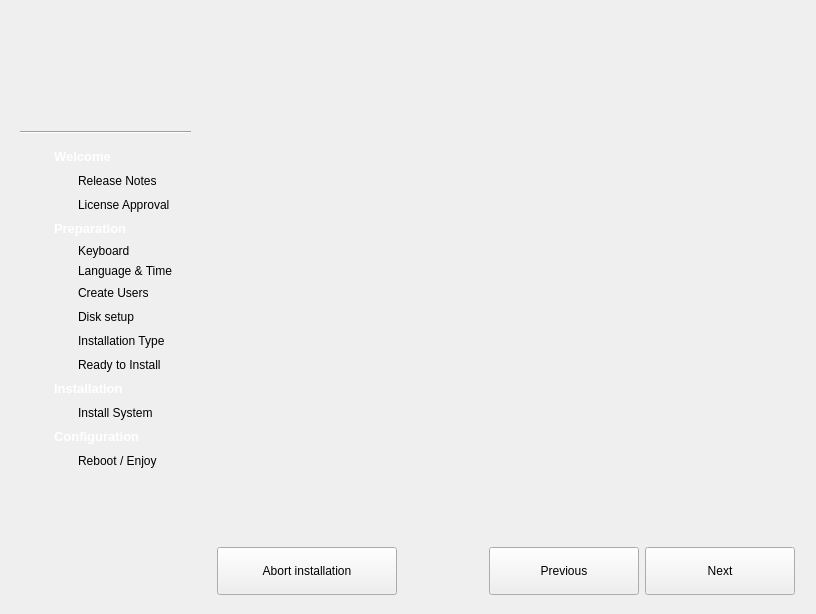
<?xml version="1.0" encoding="UTF-8"?>
<ui version="4.0">
 <class>Base</class>
 <widget class="QWidget" name="Base">
  <property name="geometry">
   <rect>
    <x>0</x>
    <y>0</y>
    <width>812</width>
    <height>612</height>
   </rect>
  </property>
  <property name="maximumSize">
   <size>
    <width>16777215</width>
    <height>16777215</height>
   </size>
  </property>
  <property name="windowTitle">
   <string>Tribe</string>
  </property>
  <property name="styleSheet">
   <string notr="true"/>
  </property>
  <layout class="QGridLayout" name="gridLayout_6">
   <item row="0" column="0">
    <widget class="QFrame" name="leftSidebar">
     <property name="sizePolicy">
      <sizepolicy hsizetype="Maximum" vsizetype="Preferred">
       <horstretch>200</horstretch>
       <verstretch>0</verstretch>
      </sizepolicy>
     </property>
     <property name="minimumSize">
      <size>
       <width>190</width>
       <height>0</height>
      </size>
     </property>
     <property name="styleSheet">
      <string notr="true"/>
     </property>
     <property name="frameShape">
      <enum>QFrame::NoFrame</enum>
     </property>
     <property name="frameShadow">
      <enum>QFrame::Plain</enum>
     </property>
     <property name="lineWidth">
      <number>0</number>
     </property>
     <layout class="QVBoxLayout" name="verticalLayout_2">
      <property name="rightMargin">
       <number>10</number>
      </property>
      <property name="bottomMargin">
       <number>0</number>
      </property>
      <item>
       <layout class="QHBoxLayout" name="horizontalLayout_3">
        <property name="topMargin">
         <number>15</number>
        </property>
        <property name="rightMargin">
         <number>0</number>
        </property>
        <property name="bottomMargin">
         <number>10</number>
        </property>
        <item>
         <spacer name="horizontalSpacer">
          <property name="orientation">
           <enum>Qt::Horizontal</enum>
          </property>
          <property name="sizeHint" stdset="0">
           <size>
            <width>40</width>
            <height>20</height>
           </size>
          </property>
         </spacer>
        </item>
        <item>
         <widget class="QLabel" name="topIcon">
          <property name="minimumSize">
           <size>
            <width>80</width>
            <height>80</height>
           </size>
          </property>
          <property name="maximumSize">
           <size>
            <width>80</width>
            <height>80</height>
           </size>
          </property>
          <property name="text">
           <string/>
          </property>
          <property name="pixmap">
           <pixmap resource="../tribe.qrc">:/Images/images/chakra-logo.png</pixmap>
          </property>
          <property name="scaledContents">
           <bool>true</bool>
          </property>
         </widget>
        </item>
        <item>
         <spacer name="horizontalSpacer_2">
          <property name="orientation">
           <enum>Qt::Horizontal</enum>
          </property>
          <property name="sizeHint" stdset="0">
           <size>
            <width>40</width>
            <height>20</height>
           </size>
          </property>
         </spacer>
        </item>
       </layout>
      </item>
      <item>
       <widget class="Line" name="line">
        <property name="orientation">
         <enum>Qt::Horizontal</enum>
        </property>
       </widget>
      </item>
      <item>
       <layout class="QGridLayout" name="gridLayout_2">
        <property name="leftMargin">
         <number>8</number>
        </property>
        <property name="topMargin">
         <number>8</number>
        </property>
        <property name="bottomMargin">
         <number>4</number>
        </property>
        <item row="0" column="0">
         <layout class="QGridLayout" name="gridLayout">
          <property name="leftMargin">
           <number>2</number>
          </property>
          <item row="0" column="0">
           <widget class="QLabel" name="welcomeIcon">
            <property name="minimumSize">
             <size>
              <width>18</width>
              <height>18</height>
             </size>
            </property>
            <property name="maximumSize">
             <size>
              <width>18</width>
              <height>18</height>
             </size>
            </property>
            <property name="text">
             <string/>
            </property>
           </widget>
          </item>
          <item row="0" column="1" colspan="2">
           <widget class="QLabel" name="label_2">
            <property name="text">
             <string>&lt;!DOCTYPE HTML PUBLIC &quot;-//W3C//DTD HTML 4.0//EN&quot; &quot;http://www.w3.org/TR/REC-html40/strict.dtd&quot;&gt;
&lt;html&gt;&lt;head&gt;&lt;meta name=&quot;qrichtext&quot; content=&quot;1&quot; /&gt;&lt;style type=&quot;text/css&quot;&gt;
p, li { white-space: pre-wrap; }
&lt;/style&gt;&lt;/head&gt;&lt;body style=&quot; font-family:'Sans Serif'; font-size:10pt; font-weight:400; font-style:normal;&quot;&gt;
&lt;p style=&quot; margin-top:0px; margin-bottom:0px; margin-left:0px; margin-right:0px; -qt-block-indent:0; text-indent:0px;&quot;&gt;&lt;span style=&quot; font-weight:600; color:#ffffff;&quot;&gt;Welcome&lt;/span&gt;&lt;/p&gt;&lt;/body&gt;&lt;/html&gt;</string>
            </property>
           </widget>
          </item>
          <item row="1" column="1">
           <widget class="QLabel" name="releaseIcon">
            <property name="minimumSize">
             <size>
              <width>18</width>
              <height>18</height>
             </size>
            </property>
            <property name="maximumSize">
             <size>
              <width>18</width>
              <height>18</height>
             </size>
            </property>
            <property name="text">
             <string/>
            </property>
           </widget>
          </item>
          <item row="1" column="2">
           <widget class="QLabel" name="label_3">
            <property name="text">
             <string>Release Notes</string>
            </property>
           </widget>
          </item>
          <item row="2" column="1">
           <widget class="QLabel" name="licenseIcon">
            <property name="minimumSize">
             <size>
              <width>18</width>
              <height>18</height>
             </size>
            </property>
            <property name="maximumSize">
             <size>
              <width>18</width>
              <height>18</height>
             </size>
            </property>
            <property name="text">
             <string/>
            </property>
           </widget>
          </item>
          <item row="2" column="2">
           <widget class="QLabel" name="licenseLabel">
            <property name="text">
             <string>License Approval</string>
            </property>
           </widget>
          </item>
         </layout>
        </item>
        <item row="2" column="0">
         <layout class="QGridLayout" name="gridLayout_4">
          <property name="leftMargin">
           <number>2</number>
          </property>
          <item row="0" column="0">
           <widget class="QLabel" name="installationIcon">
            <property name="minimumSize">
             <size>
              <width>18</width>
              <height>18</height>
             </size>
            </property>
            <property name="maximumSize">
             <size>
              <width>18</width>
              <height>18</height>
             </size>
            </property>
            <property name="text">
             <string/>
            </property>
           </widget>
          </item>
          <item row="0" column="1" colspan="2">
           <widget class="QLabel" name="label_11">
            <property name="text">
             <string>&lt;!DOCTYPE HTML PUBLIC &quot;-//W3C//DTD HTML 4.0//EN&quot; &quot;http://www.w3.org/TR/REC-html40/strict.dtd&quot;&gt;
&lt;html&gt;&lt;head&gt;&lt;meta name=&quot;qrichtext&quot; content=&quot;1&quot; /&gt;&lt;style type=&quot;text/css&quot;&gt;
p, li { white-space: pre-wrap; }
&lt;/style&gt;&lt;/head&gt;&lt;body style=&quot; font-family:'Sans Serif'; font-size:10pt; font-weight:400; font-style:normal;&quot;&gt;
&lt;p style=&quot; margin-top:0px; margin-bottom:0px; margin-left:0px; margin-right:0px; -qt-block-indent:0; text-indent:0px;&quot;&gt;&lt;span style=&quot; font-weight:600; color:#ffffff;&quot;&gt;Installation&lt;/span&gt;&lt;/p&gt;&lt;/body&gt;&lt;/html&gt;</string>
            </property>
           </widget>
          </item>
          <item row="1" column="1">
           <widget class="QLabel" name="installSystemIcon">
            <property name="minimumSize">
             <size>
              <width>18</width>
              <height>18</height>
             </size>
            </property>
            <property name="maximumSize">
             <size>
              <width>18</width>
              <height>18</height>
             </size>
            </property>
            <property name="text">
             <string/>
            </property>
           </widget>
          </item>
          <item row="1" column="2">
           <widget class="QLabel" name="label_13">
            <property name="text">
             <string>Install System</string>
            </property>
           </widget>
          </item>
         </layout>
        </item>
        <item row="3" column="0">
         <layout class="QGridLayout" name="gridLayout_5">
          <property name="leftMargin">
           <number>2</number>
          </property>
          <item row="0" column="0">
           <widget class="QLabel" name="configurationIcon">
            <property name="minimumSize">
             <size>
              <width>18</width>
              <height>18</height>
             </size>
            </property>
            <property name="maximumSize">
             <size>
              <width>18</width>
              <height>18</height>
             </size>
            </property>
            <property name="text">
             <string/>
            </property>
           </widget>
          </item>
          <item row="0" column="1" colspan="2">
           <widget class="QLabel" name="label_14">
            <property name="text">
             <string>&lt;!DOCTYPE HTML PUBLIC &quot;-//W3C//DTD HTML 4.0//EN&quot; &quot;http://www.w3.org/TR/REC-html40/strict.dtd&quot;&gt;
&lt;html&gt;&lt;head&gt;&lt;meta name=&quot;qrichtext&quot; content=&quot;1&quot; /&gt;&lt;style type=&quot;text/css&quot;&gt;
p, li { white-space: pre-wrap; }
&lt;/style&gt;&lt;/head&gt;&lt;body style=&quot; font-family:'Sans Serif'; font-size:10pt; font-weight:400; font-style:normal;&quot;&gt;
&lt;p style=&quot; margin-top:0px; margin-bottom:0px; margin-left:0px; margin-right:0px; -qt-block-indent:0; text-indent:0px;&quot;&gt;&lt;span style=&quot; font-weight:600; color:#ffffff;&quot;&gt;Configuration&lt;/span&gt;&lt;/p&gt;&lt;/body&gt;&lt;/html&gt;</string>
            </property>
           </widget>
          </item>
          <item row="3" column="2">
           <widget class="QLabel" name="label_16">
            <property name="text">
             <string>Reboot / Enjoy</string>
            </property>
           </widget>
          </item>
          <item row="3" column="1">
           <widget class="QLabel" name="doneIcon">
            <property name="minimumSize">
             <size>
              <width>18</width>
              <height>18</height>
             </size>
            </property>
            <property name="maximumSize">
             <size>
              <width>18</width>
              <height>18</height>
             </size>
            </property>
            <property name="text">
             <string/>
            </property>
           </widget>
          </item>
         </layout>
        </item>
        <item row="4" column="0">
         <spacer name="verticalSpacer">
          <property name="orientation">
           <enum>Qt::Vertical</enum>
          </property>
          <property name="sizeHint" stdset="0">
           <size>
            <width>20</width>
            <height>40</height>
           </size>
          </property>
         </spacer>
        </item>
        <item row="0" column="1">
         <spacer name="horizontalSpacer_4">
          <property name="orientation">
           <enum>Qt::Horizontal</enum>
          </property>
          <property name="sizeType">
           <enum>QSizePolicy::Fixed</enum>
          </property>
          <property name="sizeHint" stdset="0">
           <size>
            <width>5</width>
            <height>20</height>
           </size>
          </property>
         </spacer>
        </item>
        <item row="5" column="0">
         <widget class="QLabel" name="buildSignatureLabel">
          <property name="text">
           <string/>
          </property>
          <property name="alignment">
           <set>Qt::AlignCenter</set>
          </property>
         </widget>
        </item>
        <item row="1" column="0">
         <layout class="QGridLayout" name="gridLayout_8">
          <property name="leftMargin">
           <number>2</number>
          </property>
          <item row="5" column="1">
           <widget class="QLabel" name="keyboardIcon">
            <property name="text">
             <string/>
            </property>
           </widget>
          </item>
          <item row="6" column="2">
           <widget class="QLabel" name="label_24">
            <property name="text">
             <string>Language &amp; Time</string>
            </property>
           </widget>
          </item>
          <item row="0" column="0">
           <widget class="QLabel" name="preparationIcon">
            <property name="minimumSize">
             <size>
              <width>18</width>
              <height>18</height>
             </size>
            </property>
            <property name="maximumSize">
             <size>
              <width>18</width>
              <height>18</height>
             </size>
            </property>
            <property name="text">
             <string/>
            </property>
           </widget>
          </item>
          <item row="6" column="1">
           <widget class="QLabel" name="localeIcon">
            <property name="text">
             <string/>
            </property>
           </widget>
          </item>
          <item row="7" column="2">
           <widget class="QLabel" name="label_15">
            <property name="text">
             <string>Create Users</string>
            </property>
           </widget>
          </item>
          <item row="7" column="1">
           <widget class="QLabel" name="createuserIcon">
            <property name="minimumSize">
             <size>
              <width>18</width>
              <height>18</height>
             </size>
            </property>
            <property name="maximumSize">
             <size>
              <width>18</width>
              <height>18</height>
             </size>
            </property>
            <property name="text">
             <string/>
            </property>
           </widget>
          </item>
          <item row="10" column="2">
           <widget class="QLabel" name="label_21">
            <property name="text">
             <string>Ready to Install</string>
            </property>
           </widget>
          </item>
          <item row="10" column="1">
           <widget class="QLabel" name="readyInstallIcon">
            <property name="minimumSize">
             <size>
              <width>18</width>
              <height>18</height>
             </size>
            </property>
            <property name="maximumSize">
             <size>
              <width>18</width>
              <height>18</height>
             </size>
            </property>
            <property name="text">
             <string/>
            </property>
           </widget>
          </item>
          <item row="8" column="1">
           <widget class="QLabel" name="partitioningIcon">
            <property name="minimumSize">
             <size>
              <width>18</width>
              <height>18</height>
             </size>
            </property>
            <property name="maximumSize">
             <size>
              <width>18</width>
              <height>18</height>
             </size>
            </property>
            <property name="text">
             <string/>
            </property>
           </widget>
          </item>
          <item row="5" column="2">
           <widget class="QLabel" name="keyboardLabel">
            <property name="text">
             <string>Keyboard</string>
            </property>
           </widget>
          </item>
          <item row="8" column="2">
           <widget class="QLabel" name="label_25">
            <property name="text">
             <string>Disk setup</string>
            </property>
           </widget>
          </item>
          <item row="0" column="1" colspan="2">
           <widget class="QLabel" name="label_26">
            <property name="text">
             <string>&lt;!DOCTYPE HTML PUBLIC &quot;-//W3C//DTD HTML 4.0//EN&quot; &quot;http://www.w3.org/TR/REC-html40/strict.dtd&quot;&gt;
&lt;html&gt;&lt;head&gt;&lt;meta name=&quot;qrichtext&quot; content=&quot;1&quot; /&gt;&lt;style type=&quot;text/css&quot;&gt;
p, li { white-space: pre-wrap; }
&lt;/style&gt;&lt;/head&gt;&lt;body style=&quot; font-family:'Sans Serif'; font-size:10pt; font-weight:400; font-style:normal;&quot;&gt;
&lt;p style=&quot; margin-top:0px; margin-bottom:0px; margin-left:0px; margin-right:0px; -qt-block-indent:0; text-indent:0px;&quot;&gt;&lt;span style=&quot; font-weight:600; color:#ffffff;&quot;&gt;Preparation&lt;/span&gt;&lt;/p&gt;&lt;/body&gt;&lt;/html&gt;</string>
            </property>
           </widget>
          </item>
          <item row="9" column="2">
           <widget class="QLabel" name="label">
            <property name="text">
             <string>Installation Type</string>
            </property>
           </widget>
          </item>
          <item row="9" column="1">
           <widget class="QLabel" name="installationTypeIcon">
            <property name="minimumSize">
             <size>
              <width>18</width>
              <height>18</height>
             </size>
            </property>
            <property name="maximumSize">
             <size>
              <width>18</width>
              <height>18</height>
             </size>
            </property>
            <property name="text">
             <string/>
            </property>
           </widget>
          </item>
         </layout>
        </item>
       </layout>
      </item>
     </layout>
    </widget>
   </item>
   <item row="0" column="1">
    <layout class="QVBoxLayout" name="verticalLayout_3">
     <property name="leftMargin">
      <number>10</number>
     </property>
     <property name="topMargin">
      <number>10</number>
     </property>
     <property name="rightMargin">
      <number>10</number>
     </property>
     <property name="bottomMargin">
      <number>0</number>
     </property>
     <item>
      <widget class="QStackedWidget" name="stackedWidget">
       <property name="enabled">
        <bool>true</bool>
       </property>
       <property name="minimumSize">
        <size>
         <width>578</width>
         <height>520</height>
        </size>
       </property>
       <property name="maximumSize">
        <size>
         <width>16777215</width>
         <height>16777215</height>
        </size>
       </property>
       <widget class="QWidget" name="page_2"/>
      </widget>
     </item>
     <item>
      <layout class="QHBoxLayout" name="horizontalLayout">
       <property name="bottomMargin">
        <number>8</number>
       </property>
       <item>
        <widget class="QPushButton" name="abortButton">
         <property name="sizePolicy">
          <sizepolicy hsizetype="Minimum" vsizetype="Minimum">
           <horstretch>0</horstretch>
           <verstretch>0</verstretch>
          </sizepolicy>
         </property>
         <property name="minimumSize">
          <size>
           <width>180</width>
           <height>48</height>
          </size>
         </property>
         <property name="text">
          <string>Abort installation</string>
         </property>
        </widget>
       </item>
       <item>
        <spacer name="horizontalSpacer_3">
         <property name="orientation">
          <enum>Qt::Horizontal</enum>
         </property>
         <property name="sizeHint" stdset="0">
          <size>
           <width>40</width>
           <height>20</height>
          </size>
         </property>
        </spacer>
       </item>
       <item>
        <widget class="QPushButton" name="previousButton">
         <property name="sizePolicy">
          <sizepolicy hsizetype="Minimum" vsizetype="Minimum">
           <horstretch>0</horstretch>
           <verstretch>0</verstretch>
          </sizepolicy>
         </property>
         <property name="minimumSize">
          <size>
           <width>150</width>
           <height>48</height>
          </size>
         </property>
         <property name="text">
          <string comment="Previous Page">Previous</string>
         </property>
        </widget>
       </item>
       <item>
        <widget class="QPushButton" name="nextButton">
         <property name="sizePolicy">
          <sizepolicy hsizetype="Minimum" vsizetype="Minimum">
           <horstretch>0</horstretch>
           <verstretch>0</verstretch>
          </sizepolicy>
         </property>
         <property name="minimumSize">
          <size>
           <width>150</width>
           <height>48</height>
          </size>
         </property>
         <property name="text">
          <string comment="Next Page">Next</string>
         </property>
        </widget>
       </item>
      </layout>
     </item>
    </layout>
   </item>
  </layout>
 </widget>
 <resources>
  <include location="../tribe.qrc"/>
  <include location="../tribe.qrc"/>
 </resources>
 <connections/>
</ui>
